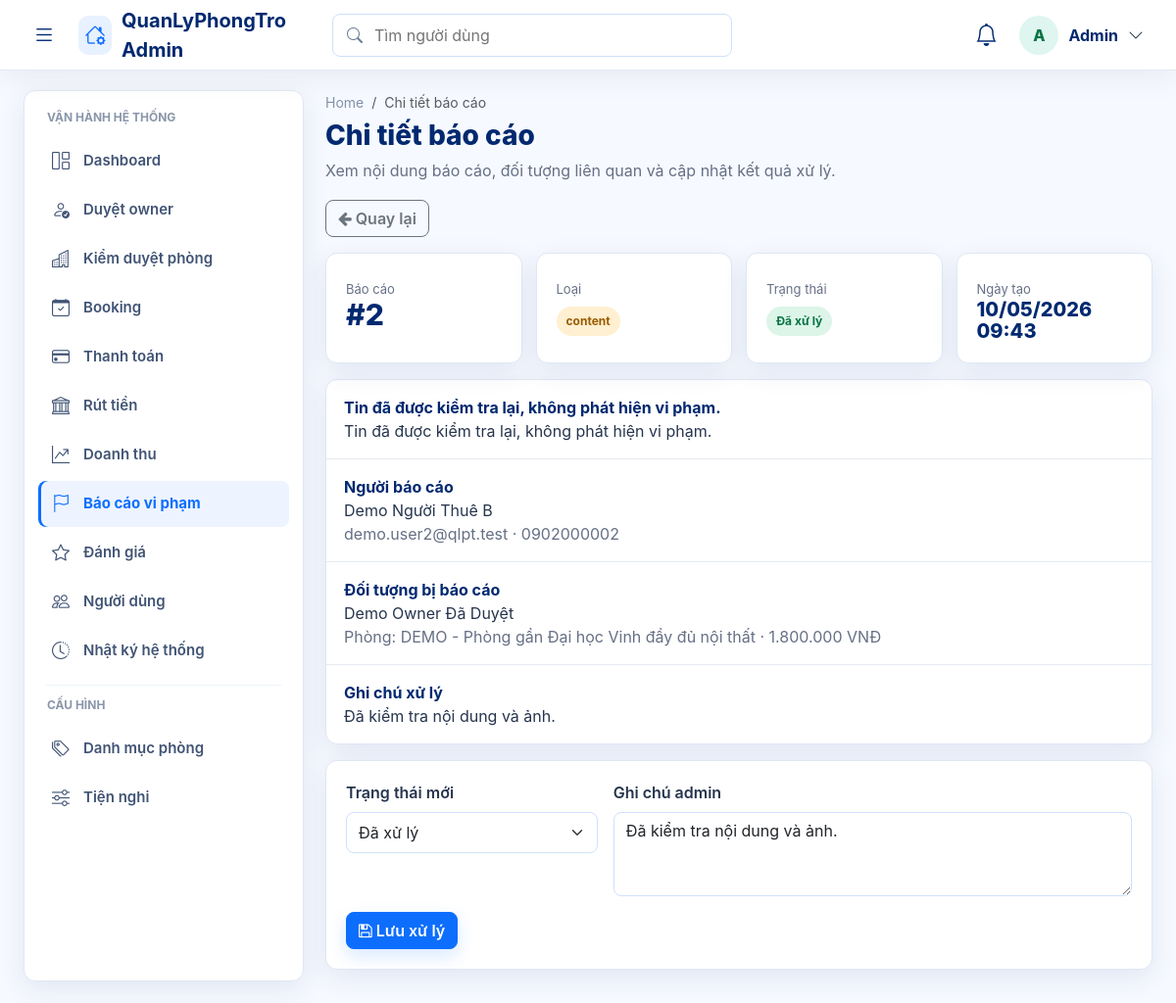
Screenshot of /public/admin/report_detail.php?id=2 (signed in) with the database file from the repository.
### tables this page shows
CREATE TABLE `reports` (
  `id` int(11) NOT NULL,
  `reporter_id` int(11) DEFAULT NULL,
  `reported_user_id` int(11) DEFAULT NULL,
  `motel_id` int(11) DEFAULT NULL,
  `report_type` varchar(100) NOT NULL,
  `reason` text NOT NULL,
  `status` varchar(30) NOT NULL DEFAULT 'pending',
  `admin_note` text DEFAULT NULL,
  `handled_by` int(11) DEFAULT NULL,
  `handled_at` datetime DEFAULT NULL,
  `created_at` timestamp NOT NULL DEFAULT current_timestamp()
);

CREATE TABLE `users` (
  `id` int(11) NOT NULL,
  `name` varchar(100) DEFAULT NULL,
  `email` varchar(150) DEFAULT NULL,
  `password` varchar(255) DEFAULT NULL,
  `reset_token` varchar(64) DEFAULT NULL,
  `reset_expires` datetime DEFAULT NULL,
  `force_password_change` tinyint(1) NOT NULL DEFAULT 0,
  `phone` varchar(20) DEFAULT NULL,
  `avatar` varchar(255) DEFAULT NULL,
  `role` enum('user','owner','admin') DEFAULT 'user',
  `created_at` timestamp NOT NULL DEFAULT current_timestamp(),
  `status` varchar(20) DEFAULT 'pending',
  `owner_verification_status` enum('not_required','pending_verification','submitted','approved','rejected') NOT NULL DEFAULT 'not_required',
  `approved_by` int(11) DEFAULT NULL,
  `approved_at` datetime DEFAULT NULL,
  `rejection_reason` text DEFAULT NULL,
  `address` text DEFAULT NULL,
  `idcard_number` varchar(50) DEFAULT NULL,
  `trust_score` int(11) NOT NULL DEFAULT 0,
  `admin_note` text DEFAULT NULL,
  `verified_at` datetime DEFAULT NULL,
  `verification_submitted_at` datetime DEFAULT NULL,
  `verification_reviewed_by` int(11) DEFAULT NULL,
  `verification_reviewed_at` datetime DEFAULT NULL,
  `verification_rejection_reason` text DEFAULT NULL,
  `id_card_front` varchar(255) DEFAULT NULL,
  `id_card_back` varchar(255) DEFAULT NULL,
  `selfie_image` varchar(255) DEFAULT NULL,
  `bank_name` varchar(100) DEFAULT NULL,
  `bank_account_no` varchar(50) DEFAULT NULL,
  `bank_account_name` varchar(100) DEFAULT NULL,
  `bank_verified_at` datetime DEFAULT NULL,
  `notify_email` tinyint(1) DEFAULT 1,
  `notify_booking` tinyint(1) DEFAULT 1,
  `show_phone` tinyint(1) DEFAULT 1,
  `dark_mode` tinyint(1) DEFAULT 0
);

CREATE TABLE `motels` (
  `id` int(11) NOT NULL,
  `title` varchar(255) NOT NULL,
  `description` text DEFAULT NULL,
  `price` int(11) NOT NULL,
  `deposit_amount` int(11) NOT NULL DEFAULT 0,
  `area` int(11) DEFAULT NULL,
  `address` varchar(255) DEFAULT NULL,
  `province_code` varchar(20) DEFAULT NULL,
  `province_name` varchar(120) DEFAULT NULL,
  `district_code` varchar(20) DEFAULT NULL,
  `district_name` varchar(120) DEFAULT NULL,
  `ward_code` varchar(20) DEFAULT NULL,
  `ward_name` varchar(120) DEFAULT NULL,
  `street_address` varchar(255) DEFAULT NULL,
  `address_api_source` varchar(80) DEFAULT NULL,
  `lat` decimal(10,8) DEFAULT NULL,
  `lng` decimal(11,8) DEFAULT NULL,
  `phone` varchar(20) DEFAULT NULL,
  `user_id` int(11) NOT NULL,
  `category_id` int(11) DEFAULT NULL,
  `district_id` int(11) DEFAULT NULL,
  `status` enum('pending','approved','hidden','rejected') DEFAULT 'pending',
  `room_status` enum('available','reserved','rented','unavailable') NOT NULL DEFAULT 'available',
  `rejection_reason` text DEFAULT NULL,
  `rejected_by` int(11) DEFAULT NULL,
  `rejected_at` datetime DEFAULT NULL,
  `count_view` int(11) DEFAULT 0,
  `created_at` timestamp NOT NULL DEFAULT current_timestamp(),
  `updated_at` timestamp NULL DEFAULT NULL,
  `bedrooms` int(11) DEFAULT 0,
  `bathrooms` int(11) DEFAULT 0,
  `max_people` int(11) DEFAULT NULL,
  `utilities` text DEFAULT NULL,
  `furniture` text DEFAULT NULL,
  `verification_status` varchar(30) NOT NULL DEFAULT 'unverified',
  `health_score` int(11) NOT NULL DEFAULT 0,
  `is_featured` tinyint(1) NOT NULL DEFAULT 0,
  `available_from` date DEFAULT NULL,
  `service_fee` int(11) NOT NULL DEFAULT 0,
  `electricity_unit_price` int(11) NOT NULL DEFAULT 0,
  `water_fee_per_person` int(11) NOT NULL DEFAULT 0,
  `internet_fee` int(11) NOT NULL DEFAULT 0,
  `parking_fee` int(11) NOT NULL DEFAULT 0,
  `other_fee` int(11) NOT NULL DEFAULT 0,
  `service_note` varchar(255) DEFAULT NULL,
  `deposit_months` decimal(3,1) NOT NULL DEFAULT 1.0
);

### public/admin/report_detail.php (the view, shortened to what this page needs)
<?php
require_once __DIR__ . '/../admin_init.php';
require_once __DIR__ . '/layout.php';
$id = (int)$_GET['id'];
$conn = $db->getConnection();
$reportStmt = $conn->prepare(
    "SELECT r.*,
            u_reporter.name AS reporter_name, u_reporter.email AS reporter_email, u_reporter.phone AS reporter_phone, u_reporter.created_at AS reporter_joined,
            u_reported.name AS reported_name, u_reported.email AS reported_email, u_reported.phone AS reported_phone, u_reported.created_at AS reported_joined,
            m.id AS motel_id, m.title AS motel_title, m.description AS motel_desc, m.price AS motel_price,
            u_handler.name AS handler_name, u_handler.email AS handler_email
     FROM reports r
     LEFT JOIN users u_reporter ON r.reporter_id = u_reporter.id
     LEFT JOIN users u_reported ON r.reported_user_id = u_reported.id
     LEFT JOIN motels m ON r.motel_id = m.id
     LEFT JOIN users u_handler ON r.handled_by = u_handler.id
     WHERE r.id = ?"
);
$report = false;
if ($reportStmt) {
    $reportStmt->bind_param('i', $id);
    $reportStmt->execute();
    $report = $reportStmt->get_result()->fetch_assoc();
}
$reportTypeLabels = [
    'spam' => 'Spam',
    'inappropriate' => 'Nội dung không phù hợp',
    'fraud' => 'Gian lận',
    'unsafe' => 'Không an toàn',
    'false_info' => 'Thông tin sai',
    'other' => 'Khác',
];
$status = (string)($report['status'] ?? 'pending');
?>
<a href="<?php echo ADMIN_URL; ?>reports.php" class="btn btn-outline-secondary mb-3"><i class="fa fa-arrow-left"></i> Quay lại</a>
<div class="wb-grid wb-stats-4 mb-3">
    <div class="wb-card"><div class="wb-card-label">Báo cáo</div><div class="wb-card-value">#<?php echo (int)$report['id']; ?></div></div>
    <div class="wb-card"><div class="wb-card-label">Loại</div><div class="mt-2"><span class="wb-pill warning"><?php echo admin_e($reportTypeLabels[$report['report_type']] ?? $report['report_type'] ?? 'Khác'); ?></span></div></div>
    <div class="wb-card"><div class="wb-card-label">Trạng thái</div><div class="mt-2"><span class="wb-pill <?php echo admin_pill_class($status); ?>"><?php echo admin_status_label($status); ?></span></div></div>
    <div class="wb-card"><div class="wb-card-label">Ngày tạo</div><div class="wb-card-value fs-5"><?php echo !empty($report['created_at']) ? date('d/m/Y H:i', strtotime((string)$report['created_at'])) : ''; ?></div></div>
</div>
<div class="wb-list-card mb-3">
    <div class="wb-list-row">
        <div>
            <div class="wb-title"><?php echo admin_e($report['reason'] ?? 'N/A'); ?></div>
            <div><?php echo nl2br(admin_e($report['reason'] ?? '')); ?></div>
        </div>
    </div>
    <div class="wb-list-row">
        <div>
            <div class="wb-title">Người báo cáo</div>
            <div><?php echo admin_e($report['reporter_name'] ?? 'Ẩn danh'); ?></div>
            <div class="wb-muted"><?php echo admin_e($report['reporter_email'] ?? ''); ?> · <?php echo admin_e($report['reporter_phone'] ?? ''); ?></div>
        </div>
    </div>
    <div class="wb-list-row">
        <div>
            <div class="wb-title">Đối tượng bị báo cáo</div>
            <div><?php echo admin_e($report['reported_name'] ?? $report['motel_title'] ?? '-'); ?></div>
            <?php if (!empty($report['motel_title'])): ?>
                <div class="wb-muted">Phòng: <?php echo admin_e($report['motel_title']); ?> · <?php echo admin_money($report['motel_price'] ?? 0); ?></div>
            <?php endif; ?>
        </div>
    </div>
    <?php if (!empty($report['admin_note'])): ?>
        <div class="wb-list-row">
            <div><div class="wb-title">Ghi chú xử lý</div><div><?php echo nl2br(admin_e($report['admin_note'])); ?></div></div>
        </div>
    <?php endif; ?>
</div>
<div class="wb-card">
    <form method="POST" class="row g-3">
        <div class="col-md-4">
            <label class="form-label fw-semibold">Trạng thái mới</label>
            <select name="status" class="form-select" required>
                <?php foreach (['investigating', 'resolved', 'rejected', 'closed'] as $item): ?>
                    <option value="<?php echo $item; ?>" <?php echo $status === $item ? 'selected' : ''; ?>><?php echo admin_status_label($item); ?></option>
                <?php endforeach; ?>
            </select>
        </div>
        <div class="col-md-8">
            <label class="form-label fw-semibold">Ghi chú admin</label>
            <textarea name="admin_note" class="form-control" rows="3"><?php echo admin_e($report['admin_note'] ?? ''); ?></textarea>
        </div>
        <div class="col-12">
            <button type="submit" class="btn btn-primary"><i class="fa fa-save"></i> Lưu xử lý</button>
        </div>
    </form>
</div>

### public/assets/css/workbench.css (style rules this page uses)
:root { --wb-bg: #f4f7fb; --wb-surface: #ffffff; --wb-soft: #f8fafc; --wb-text: #101828; --wb-muted: #667085; --wb-border: #e5eaf2; --wb-primary: #2563eb; --wb-primary-dark: #1e40af; --wb-accent: #0e7490; --wb-success: #16a34a; --wb-warning: #f59e0b; --wb-danger: #dc2626; --wb-shadow: 0 18px 50px rgba(15, 23, 42, .07); }
body.workbench { min-height: 100vh; margin: 0; background: var(--wb-bg) !important; color: var(--wb-text); font-family: "Inter", "Segoe UI", Arial, sans-serif; }
.wb-sidebar, .wb-hero, .wb-card, .wb-table-card, .wb-list-card { background: var(--wb-surface); border: 1px solid var(--wb-border); border-radius: 14px; box-shadow: var(--wb-shadow); }
.wb-grid { display: grid; gap: 14px; }
.wb-stats-4 { grid-template-columns: repeat(4, minmax(0, 1fr)); }
.wb-card { padding: 18px; }
.wb-card-value { font-size: 30px; line-height: 1; font-weight: 950; }
.wb-card-label { color: var(--wb-muted); font-size: 13px; margin-top: 7px; }
.wb-pill { display: inline-flex; align-items: center; gap: 6px; padding: 6px 10px; border-radius: 999px; background: #ecfeff; color: #0f766e; font-size: 12px; font-weight: 850; }
.wb-pill.warning { background: #fff7ed; color: #9a3412; }
.wb-muted { color: var(--wb-muted); }
.wb-list-row { display: grid; grid-template-columns: minmax(0, 1fr) auto; gap: 16px; padding: 16px 18px; border-bottom: 1px solid var(--wb-border); }
.wb-list-row:last-child { border-bottom: 0; }
.wb-title { color: var(--wb-text); font-weight: 900; }

### public/admin/assets/css/admin.css (style rules this page uses)
:root { --admin-bg: #f6f9ff; --admin-surface: #ffffff; --admin-border: #dfe7f5; --admin-text: #012970; --admin-copy: #26354d; --admin-muted: #667085; --admin-blue: #0d6efd; --admin-cyan: #0891b2; --admin-green: #198754; --admin-amber: #f59e0b; --admin-red: #dc3545; --admin-shadow: 0 8px 28px rgba(1, 41, 112, .09); --admin-sidebar-width: 286px; --admin-sidebar-mini: 86px; --admin-topbar-height: 72px; }
body.admin-body { color: var(--admin-copy); background: var(--admin-bg) !important; font-family: Inter, "Nunito", system-ui, -apple-system, BlinkMacSystemFont, "Segoe UI", sans-serif; }
.admin-body .wb-card, .admin-body .wb-table-card, .admin-body .wb-list-card { border: 1px solid var(--admin-border); border-radius: 12px; box-shadow: var(--admin-shadow); }
.admin-body .wb-card { padding: 20px; }
.admin-body .wb-card-value { color: var(--admin-text); font-weight: 760; line-height: 1.12; }
.admin-body .wb-card-label, .admin-body .wb-muted { color: var(--admin-muted); }
.admin-body .wb-title { color: var(--admin-text); font-weight: 680; }
.admin-body .wb-pill { border-radius: 999px; background: #eaf1ff; color: #0756c9; font-weight: 720; }
.admin-body .wb-pill.success { color: #087443; background: #dcf5e8; }
.admin-body .wb-pill.warning { color: #9a5a00; background: #fff0d1; }
.admin-body .btn { border-radius: 8px; font-weight: 620; }
.admin-body .btn-primary { box-shadow: 0 7px 18px rgba(13, 110, 253, .16); }
.admin-body .form-control, .admin-body .form-select { min-height: 42px; border-radius: 8px; border-color: #cfe0fb; }
.admin-body .form-label { color: var(--admin-copy); }

### rows the page displays
reports: id "2", report_type "content", status "Đã xử lý", created_at "10/05/2026 09:43", reason "Tin đã được kiểm tra lại, không phát hiện vi phạm.", users.name "Demo Người Thuê B", users.email "demo.user2@qlpt.test", users.phone "0902000002", users.name "Demo Owner Đã Duyệt", motel.title "DEMO - Phòng gần Đại học Vinh đầy đủ nội thất", motel.price "1.800.000 VNĐ", admin_note "Đã kiểm tra nội dung và ảnh."

### other values shown
admin_e($initial !== '' ? $initial : 'A') "A"
admin_e(admin_current_name()) "Admin"
admin_e($item['label']) "Dashboard"
admin_e($item['label']) "Duyệt owner"
admin_e($item['label']) "Kiểm duyệt phòng"
admin_e($item['label']) "Booking"
admin_e($item['label']) "Thanh toán"
admin_e($item['label']) "Rút tiền"
admin_e($item['label']) "Doanh thu"
admin_e($item['label']) "Báo cáo vi phạm"
admin_e($item['label']) "Đánh giá"
admin_e($item['label']) "Người dùng"
admin_e($item['label']) "Nhật ký hệ thống"
admin_e($item['label']) "Danh mục phòng"
admin_e($item['label']) "Tiện nghi"
